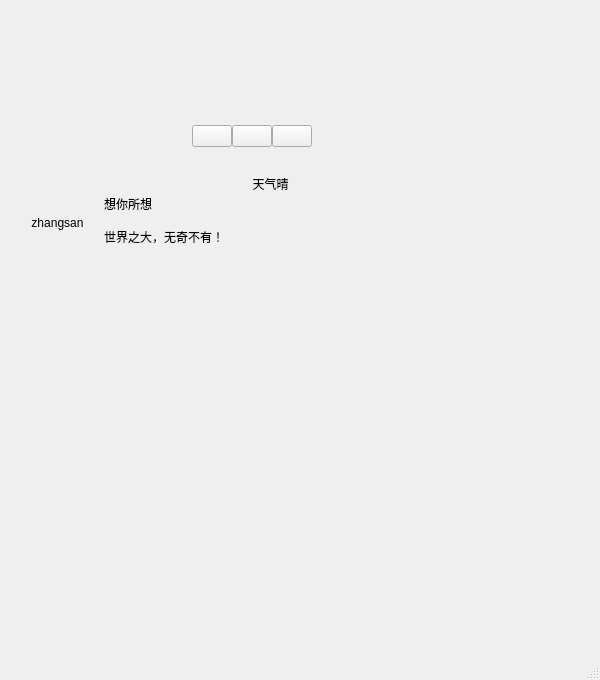
<?xml version="1.0" encoding="UTF-8"?>
<ui version="4.0">
 <class>MainWindow</class>
 <widget class="QMainWindow" name="MainWindow">
  <property name="geometry">
   <rect>
    <x>0</x>
    <y>0</y>
    <width>600</width>
    <height>680</height>
   </rect>
  </property>
  <property name="windowTitle">
   <string>MainWindow</string>
  </property>
  <widget class="QWidget" name="centralwidget">
   <widget class="QWidget" name="widgetUserInfo" native="true">
    <property name="geometry">
     <rect>
      <x>10</x>
      <y>120</y>
      <width>308</width>
      <height>170</height>
     </rect>
    </property>
    <property name="minimumSize">
     <size>
      <width>0</width>
      <height>170</height>
     </size>
    </property>
    <property name="maximumSize">
     <size>
      <width>16777215</width>
      <height>170</height>
     </size>
    </property>
    <layout class="QVBoxLayout" name="verticalLayout_9">
     <property name="spacing">
      <number>0</number>
     </property>
     <property name="leftMargin">
      <number>1</number>
     </property>
     <property name="topMargin">
      <number>1</number>
     </property>
     <property name="rightMargin">
      <number>1</number>
     </property>
     <property name="bottomMargin">
      <number>1</number>
     </property>
     <item>
      <widget class="QWidget" name="widgetWinBar" native="true">
       <property name="minimumSize">
        <size>
         <width>0</width>
         <height>30</height>
        </size>
       </property>
       <property name="maximumSize">
        <size>
         <width>16777215</width>
         <height>30</height>
        </size>
       </property>
       <layout class="QHBoxLayout" name="horizontalLayout_7">
        <property name="spacing">
         <number>0</number>
        </property>
        <property name="leftMargin">
         <number>0</number>
        </property>
        <property name="topMargin">
         <number>0</number>
        </property>
        <property name="rightMargin">
         <number>5</number>
        </property>
        <property name="bottomMargin">
         <number>0</number>
        </property>
        <item>
         <widget class="QLabel" name="label_9">
          <property name="minimumSize">
           <size>
            <width>30</width>
            <height>0</height>
           </size>
          </property>
          <property name="text">
           <string/>
          </property>
          <property name="pixmap">
           <pixmap resource="images.qrc">:/resource/images/robot.png</pixmap>
          </property>
         </widget>
        </item>
        <item>
         <spacer name="horizontalSpacer">
          <property name="orientation">
           <enum>Qt::Horizontal</enum>
          </property>
          <property name="sizeHint" stdset="0">
           <size>
            <width>220</width>
            <height>20</height>
           </size>
          </property>
         </spacer>
        </item>
        <item>
         <widget class="QPushButton" name="btnWinMenu">
          <property name="focusPolicy">
           <enum>Qt::NoFocus</enum>
          </property>
          <property name="text">
           <string/>
          </property>
         </widget>
        </item>
        <item>
         <widget class="QPushButton" name="btnWinMin">
          <property name="focusPolicy">
           <enum>Qt::NoFocus</enum>
          </property>
          <property name="text">
           <string/>
          </property>
          <property name="icon">
           <iconset resource="images.qrc">
            <normaloff>:/resource/common/ic_min.png</normaloff>:/resource/common/ic_min.png</iconset>
          </property>
         </widget>
        </item>
        <item>
         <widget class="QPushButton" name="btnWinClose">
          <property name="focusPolicy">
           <enum>Qt::NoFocus</enum>
          </property>
          <property name="text">
           <string/>
          </property>
          <property name="icon">
           <iconset resource="images.qrc">
            <normaloff>:/resource/common/ic_close_white.png</normaloff>:/resource/common/ic_close_white.png</iconset>
          </property>
         </widget>
        </item>
       </layout>
      </widget>
     </item>
     <item>
      <layout class="QHBoxLayout" name="horizontalLayout_8">
       <property name="spacing">
        <number>5</number>
       </property>
       <property name="leftMargin">
        <number>5</number>
       </property>
       <property name="rightMargin">
        <number>5</number>
       </property>
       <item>
        <widget class="QWidget" name="widget" native="true">
         <layout class="QVBoxLayout" name="verticalLayout_2">
          <item>
           <spacer name="verticalSpacer_4">
            <property name="orientation">
             <enum>Qt::Vertical</enum>
            </property>
            <property name="sizeHint" stdset="0">
             <size>
              <width>20</width>
              <height>40</height>
             </size>
            </property>
           </spacer>
          </item>
          <item>
           <widget class="QWidget" name="widgetHead" native="true">
            <property name="styleSheet">
             <string notr="true">border: 1px solid black;</string>
            </property>
           </widget>
          </item>
          <item>
           <widget class="QLabel" name="labelUser">
            <property name="text">
             <string>zhangsan</string>
            </property>
            <property name="alignment">
             <set>Qt::AlignCenter</set>
            </property>
           </widget>
          </item>
          <item>
           <spacer name="verticalSpacer_3">
            <property name="orientation">
             <enum>Qt::Vertical</enum>
            </property>
            <property name="sizeHint" stdset="0">
             <size>
              <width>20</width>
              <height>40</height>
             </size>
            </property>
           </spacer>
          </item>
         </layout>
        </widget>
       </item>
       <item>
        <layout class="QVBoxLayout" name="verticalLayout_7">
         <property name="spacing">
          <number>15</number>
         </property>
         <item>
          <spacer name="verticalSpacer_2">
           <property name="orientation">
            <enum>Qt::Vertical</enum>
           </property>
           <property name="sizeHint" stdset="0">
            <size>
             <width>20</width>
             <height>40</height>
            </size>
           </property>
          </spacer>
         </item>
         <item>
          <widget class="QLabel" name="labelUserName">
           <property name="text">
            <string>想你所想</string>
           </property>
          </widget>
         </item>
         <item>
          <widget class="QLabel" name="labelUserMask">
           <property name="text">
            <string>世界之大，无奇不有！</string>
           </property>
          </widget>
         </item>
         <item>
          <spacer name="verticalSpacer">
           <property name="orientation">
            <enum>Qt::Vertical</enum>
           </property>
           <property name="sizeHint" stdset="0">
            <size>
             <width>20</width>
             <height>40</height>
            </size>
           </property>
          </spacer>
         </item>
        </layout>
       </item>
       <item>
        <layout class="QVBoxLayout" name="verticalLayout_8">
         <item>
          <widget class="QLabel" name="label_10">
           <property name="text">
            <string>天气晴</string>
           </property>
           <property name="alignment">
            <set>Qt::AlignCenter</set>
           </property>
          </widget>
         </item>
         <item>
          <widget class="QLabel" name="label_12">
           <property name="text">
            <string/>
           </property>
           <property name="alignment">
            <set>Qt::AlignCenter</set>
           </property>
          </widget>
         </item>
        </layout>
       </item>
      </layout>
     </item>
    </layout>
   </widget>
  </widget>
  <widget class="QMenuBar" name="menubar">
   <property name="geometry">
    <rect>
     <x>0</x>
     <y>0</y>
     <width>600</width>
     <height>23</height>
    </rect>
   </property>
  </widget>
  <widget class="QStatusBar" name="statusbar"/>
 </widget>
 <layoutdefault spacing="6" margin="11"/>
 <resources>
  <include location="images.qrc"/>
 </resources>
 <connections/>
</ui>
